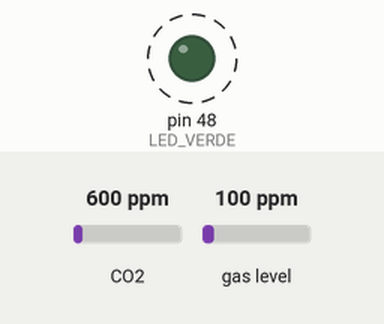
Recording of a sketch running on a simulated Arduino Mega 2560, built for the host (arithmetic inside an expression is 32-bit, double 64-bit). On the bench: output pins drawn as LEDs (lit = HIGH). Dashed ring = blinking. The test bench sets the inputs (shaded band); at power-on: CO2 600 ppm, gas level 100 ppm. What the sketch prints to the serial monitor is not drawn.

Above: at 0.05 s.
Timing chart, 0 to 3.0 s (numbered marks = the images above):
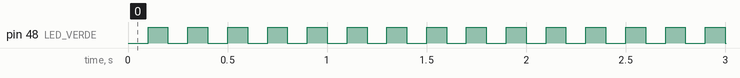

The sketch:

ej4_a.ino
```cpp
#include <Wire.h>
#include "Adafruit_SGP30.h"

#define LED_VERDE 48
#define SDA_PIN 21
#define SCL_PIN 20

Adafruit_SGP30 sgp;

// Intervalos
const float intervalo_lectura = 0.1;   // segundos
const float intervalo_media = 1.0;     // segundos
const int num_muestras = intervalo_media / intervalo_lectura; // 50 lecturas

// Variables acumuladoras
float suma_co2 = 0;
float suma_tvoc = 0;
int contador = 0;

// Temporizadores
unsigned long t_ultimo = 0;
unsigned long t_led = 0;

void setup() {
  Serial.begin(115200);
  while (!Serial) delay(10);

  pinMode(LED_VERDE, OUTPUT);
  digitalWrite(LED_VERDE, LOW);

  Wire.begin(SDA_PIN, SCL_PIN);
  Serial.println("Inicializando SGP30...");

  if (!sgp.begin()) {
    Serial.println("❌ No se encontró el SGP30. Verifica conexión I2C.");
    while (1);
  }

  sgp.IAQinit();
  Serial.println("✅ SGP30 inicializado correctamente.");
  Serial.println("Midiendo cada 0.1 s y mostrando media cada 5 s...\n");
}

void loop() {
  unsigned long ahora = millis();

  // Parpadeo LED
  if (ahora - t_led >= 100) {
    digitalWrite(LED_VERDE, !digitalRead(LED_VERDE));
    t_led = ahora;
  }

  // Lectura del sensor
  if (ahora - t_ultimo >= 100) {
    t_ultimo = ahora;

    if (sgp.IAQmeasure()) {
      suma_co2 += sgp.eCO2;
      suma_tvoc += sgp.TVOC;
      contador++;
    }

    // Cada 5 s → mostrar medias
    if (contador >= num_muestras) {
      float media_co2 = suma_co2 / contador;
      float media_tvoc = suma_tvoc / contador;

      Serial.print("Media 5s → CO2: ");
      Serial.print(media_co2, 1);
      Serial.print(" ppm | TVOC: ");
      Serial.print(media_tvoc, 1);
      Serial.println(" ppb");

      // También puedes enviar en formato CSV para Python
      Serial.print("DATA,");
      Serial.print(media_co2, 1);
      Serial.print(",");
      Serial.println(media_tvoc, 1);

      suma_co2 = suma_tvoc = 0;
      contador = 0;
    }
  }
}
```

Measured:
- by itself, pin 48 (LED_VERDE): alternates HIGH for 0.10 s and LOW for 0.10 s
